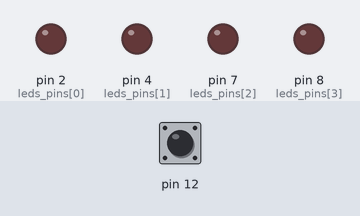
Bench run of a sketch on a simulated Arduino Uno, built with avr-gcc and run on an emulated ATmega328P. On the bench: output pins drawn as LEDs (lit = HIGH). Dashed ring = blinking. Inputs (shaded band) come from the test bench; at power-on: pin 12 HIGH.

Above: at 1.2 s.
1.3 s: pin 12 pulled LOW for 0.15 s
At 1.7 s:
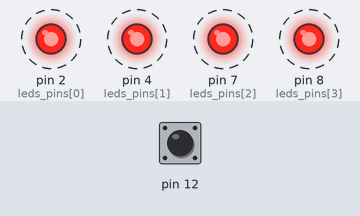
Timing chart, 0 to 10.4 s (numbered marks = the images above; inputs shaded):
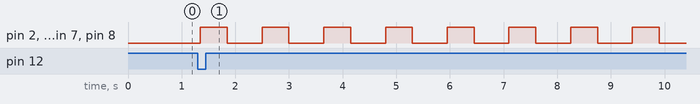

Measured:
- after the input at 1.3 s, pin 2 (leds_pins[0]), pin 4 (leds_pins[1]), pin 7 (leds_pins[2]), pin 8 (leds_pins[3]): alternates HIGH for 0.50 s and LOW for 0.65 s, starting after 0.05 s

The sketch:

sketch.ino
```cpp
// MACROS
#define BTN_1         0
#define BTN_PULLUP

#define BTN_2   12

#define BTN_PRESSED   1
#define BTN_NPRESSED  0

// GLOBALS
uint8_t leds_pins [] = {2, 4, 7, 8};

uint8_t counter = 0; // max number of counter is 4 so we make it unit8_t
uint8_t flag = 0;
uint8_t num_leds = sizeof(leds_pins)/sizeof(uint8_t);
uint8_t btn_status;
uint8_t btn_status_bl;
// PROTOTYPES
void led_init(uint8_t led_pin);
void led_on(uint8_t led_pin);
void led_on_bl();
void led_off(uint8_t led_pin);

void btn_init(uint8_t btn_pin);
uint8_t btn_state(uint8_t btn_pin);


void setup() {
  // put your setup code here, to run once:
  // number of LEDs
  for(uint8_t i = 0 ; i < num_leds ;i++){
    led_init(leds_pins[i]);

  }
  btn_init(BTN_1);
  btn_init(BTN_2);
  // all leds are low
  for(uint8_t i = 0 ; i < num_leds ;i++){
    led_off(leds_pins[i]);

  }
  Serial.begin(115200);
}

void loop() {
  //Serial.println();
  // put your main code here, to run repeatedly:
  // read btn statusn
  btn_status = btn_state(BTN_1) ;
  btn_status_bl = btn_state(BTN_2) ;

  if (btn_status_bl == BTN_PRESSED){
    flag = !flag;
  }
  if (flag){
    led_on_bl ();
  }
  // check if btn is pressed
  if(btn_status == BTN_PRESSED){
    counter ++ ;
    Serial.println(counter);
    if (counter <= num_leds) {
			led_on(leds_pins[counter-1]);
		}
		else {
      led_off(leds_pins[counter-1 - (num_leds)]);
			if (counter == num_leds*2){
				counter = 0;
			}
		}
  }
  delay(150);
}

// functions
void led_init(uint8_t led_pin){
  pinMode(led_pin, OUTPUT);
}
void led_on(uint8_t led_pin){
  digitalWrite(led_pin, HIGH);
}
void led_on_bl(){
  for(uint8_t i = counter%num_leds ; i < num_leds ;i++){
    digitalWrite(leds_pins[i], !digitalRead(leds_pins[i]));
  }
  delay(500);
  for(uint8_t i = counter%num_leds ; i < num_leds ;i++){
    digitalWrite(leds_pins[i], !digitalRead(leds_pins[i]));
  }
  delay(500);
}
void led_off(uint8_t led_pin){
  digitalWrite(led_pin, LOW);
}

void btn_init(uint8_t btn_pin){
  #ifdef BTN_PULLUP
    pinMode(btn_pin, INPUT_PULLUP);
  #else
    pinMode(btn_pin, INPUT);
  #endif
}
uint8_t btn_state(uint8_t btn_pin){
  #ifdef BTN_PULLUP
    return !(digitalRead(btn_pin)) ;// if return
  #else
    return digitalRead(btn_pin) ;
  #endif
}
```
